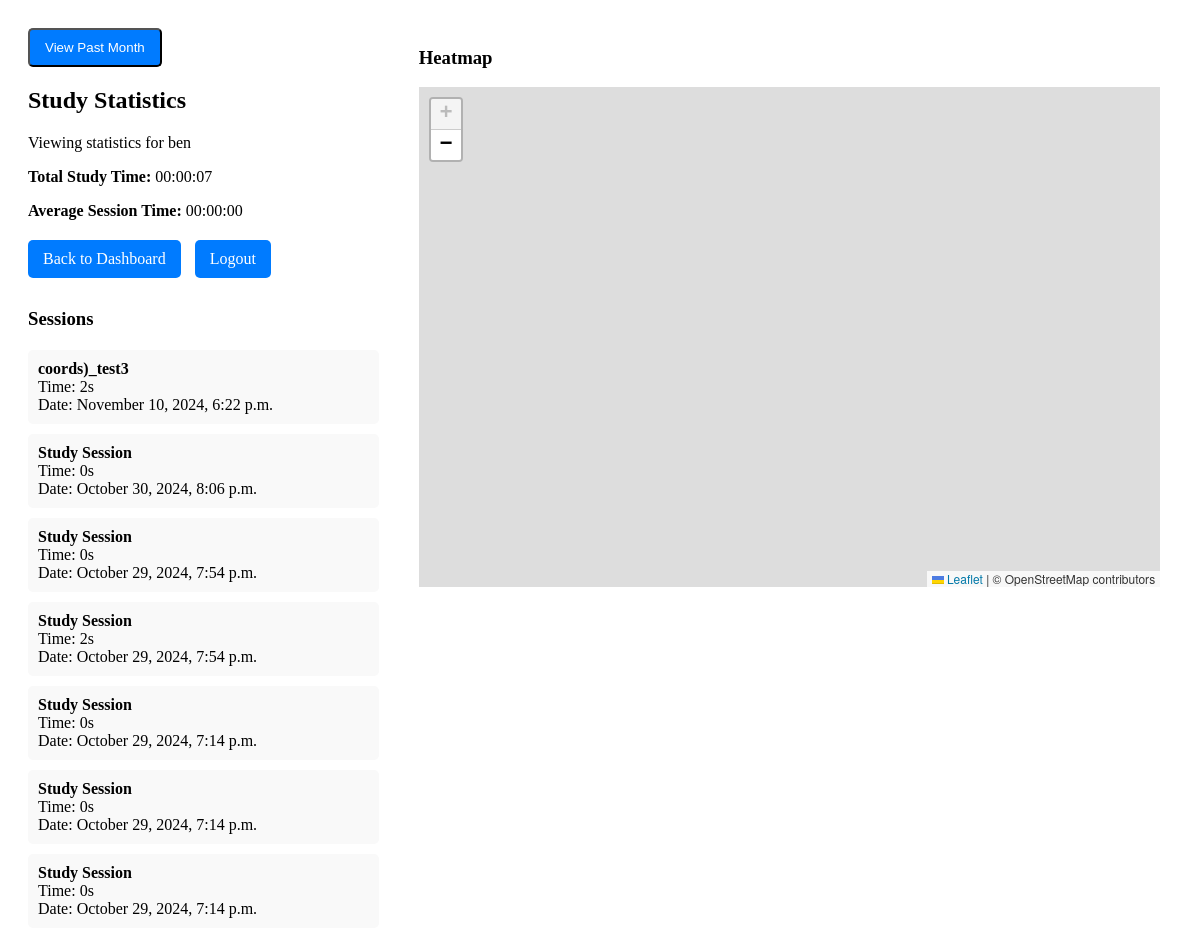
Page /study-statistics/ (signed in, upper part) on the earlier database version.
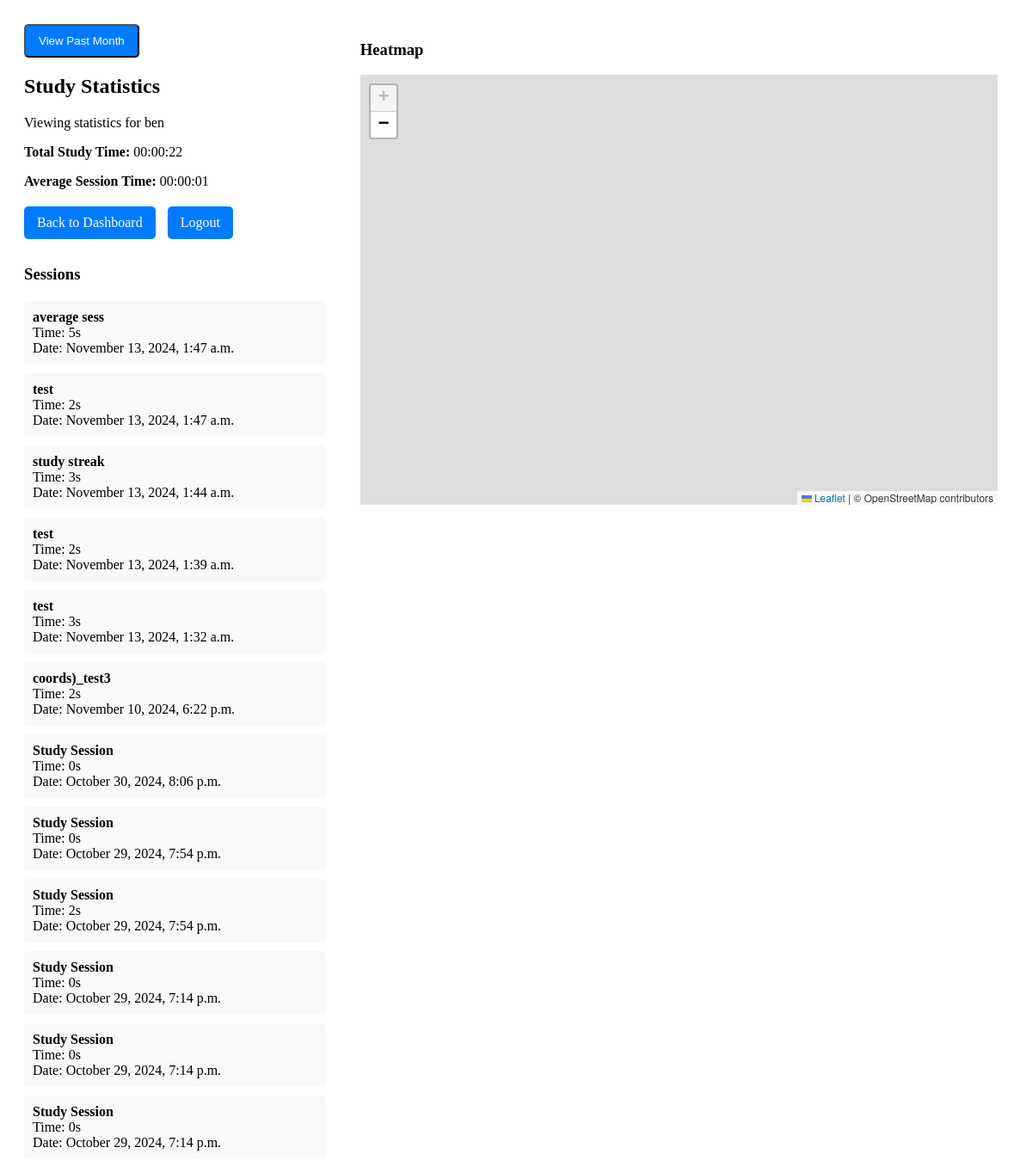
Same page on the later database version.
### studyapp/models.py (models this page shows, shortened)
class Stopwatch(models.Model):
    user = models.ForeignKey(User, on_delete=models.CASCADE)
    time_spent = models.IntegerField(default=0)
    time_start = models.DateTimeField(default = timezone.now)
    title = models.CharField(max_length=40)
    latitude = models.DecimalField(default = 0, max_digits=19, decimal_places=10, null = True, blank=True)
    longitude = models.DecimalField(default = 0, max_digits=19, decimal_places=10, null = True, blank=True)
    def get_duration(self):
        hours = self.time_spent // 3600
        minutes = (self.time_spent % 3600) // 60
        seconds = self.time_spent % 60
        return {'hours': hours, 'minutes': minutes, 'seconds': seconds}

### studyapp/views.py (the view)
# urls.py: path('study-statistics/', study_statistics, name='study_statistics'),
@login_required
def study_statistics(request):
    timeframe = request.GET.get('timeframe', 'all')
    start_date = timezone.now() - timedelta(days=30)
    if timeframe == 'month':
        study_sessions = Stopwatch.objects.filter(
            user=request.user,
            time_start__gte=start_date
        ).order_by('-time_start')
    else:
        study_sessions = Stopwatch.objects.filter(user=request.user).order_by('-time_start')
    total_time = sum(session.time_spent for session in study_sessions)
    if study_sessions.exists():
        average_time = total_time / study_sessions.count()
    else:
        average_time = 0
    all_sessions = Stopwatch.objects.filter(user=request.user)
    all_time_heatmap_data = []
    for session in all_sessions:
        if session.latitude and session.longitude:
            intensity = session.time_spent
            all_time_heatmap_data.append([float(session.latitude), float(session.longitude), intensity])
    monthly_sessions = Stopwatch.objects.filter(
        user=request.user,
        time_start__gte=start_date
    )
    monthly_heatmap_data = []
    for session in monthly_sessions:
        if session.latitude and session.longitude:
            intensity = session.time_spent
            monthly_heatmap_data.append([float(session.latitude), float(session.longitude), intensity])
    all_time_heatmap_data_json = json.dumps(all_time_heatmap_data)
    monthly_heatmap_data_json = json.dumps(monthly_heatmap_data)
    context = {
        'study_sessions': study_sessions,
        'total_time': int(total_time),
        'average_time': int(average_time),
        'all_time_heatmap_data': all_time_heatmap_data_json,
        'monthly_heatmap_data': monthly_heatmap_data_json,
        'timeframe': timeframe,
    }
    return render(request, 'study_statistics.html', context)

### studyapp/templatetags/duration_filters.py (called while the page is built)
@register.filter
def duration_format(value):
    try:
        total_seconds = int(value)
    except (ValueError, TypeError):
        return value  # Return the original value if conversion fails
    days, remainder = divmod(total_seconds, 86400)  # 86400 seconds in a day
    hours, remainder = divmod(remainder, 3600)      # 3600 seconds in an hour
    minutes, seconds = divmod(remainder, 60)
    if days > 0:
        return f"{days}d {hours:02}:{minutes:02}:{seconds:02}"
    else:
        return f"{hours:02}:{minutes:02}:{seconds:02}"

### studyapp/templates/study_statistics.html (shortened to what this page needs)
{% load static %}
{% load sass_tags %}
{% load duration_filters %}
<html>
<head>
    <link rel="stylesheet" href="{% sass_src 'scss/styles.scss' %}"/>
    <link rel="stylesheet" href="https://unpkg.com/leaflet@1.9.4/dist/leaflet.css"
/>
</head>
<body>
    <div class="statistics-container">
        <div class="statistics-left">
            <div class="timeframe-toggle">
                <button id="toggle-button" class="nb-button blue">
                    {% if timeframe == 'month' %}
                        View All Time
                    {% else %}
                        View Past Month
                    {% endif %}
                </button>
            </div>
            <h2>Study Statistics</h2>
            <p>Viewing statistics for {{ request.user.username }}</p>
            <p><strong>Total Study Time:</strong> {{ total_time|duration_format }}</p>
            <p><strong>Average Session Time:</strong> {{ average_time|duration_format }}</p>
            <div class="dashboard-buttons">
                <a href="{% url 'dashboard' %}" class="nb-button blue">Back to Dashboard</a>
                <a href="{% url 'logout' %}" class="nb-button blue">Logout</a>
            </div>
            <h3 style="margin-top: 30px;">Sessions</h3>
            <div class="study-sessions-container">
                {% for session in study_sessions %}
                <div class="study-session">
                    <strong>{{ session.title }}</strong><br>
                    Time:
                    {{ session.get_duration.seconds }}s
                    <br>
                    Date: {{ session.time_start|date:"F j, Y, g:i a" }}
                    <br>
                </div>
                {% empty %}
                <p>No study sessions found.</p>
                {% endfor %}
            </div>
        </div>
        <div class="statistics-heatmap">
            <h3>Heatmap</h3>
            <div id="heatmap"></div>
        </div>
    </div>
</body>
</html>

### studyapp/templates/study_statistics.html (style rules this page uses)
#heatmap { height: 500px; width: 100%; }
.statistics-container { display: flex; flex-wrap: wrap; }
.statistics-left { flex: 1; min-width: 300px; padding: 20px; box-sizing: border-box; flex-basis: 33%; max-width: 33%; }
.statistics-heatmap { flex: 2; min-width: 300px; padding: 20px; box-sizing: border-box; flex-basis: 66%; max-width: 66%; }
.study-sessions-container { margin-top: 20px; }
.study-session { background-color: #f9f9f9; padding: 10px; margin-bottom: 10px; border-radius: 5px; }
.dashboard-buttons { margin-top: 20px; }
.nb-button { display: inline-block; margin-right: 10px; padding: 10px 15px; background-color: #007bff; color: #fff; text-decoration: none; border-radius: 5px; }

Differences in the rows shown:
added Stopwatch: title "average sess", get_duration.seconds "5", time_start "November 13, 2024, 1:47 a.m."
added Stopwatch: title "test", get_duration.seconds "2", time_start "November 13, 2024, 1:47 a.m."
added Stopwatch: title "study streak", get_duration.seconds "3", time_start "November 13, 2024, 1:44 a.m."
added Stopwatch: title "test", get_duration.seconds "2", time_start "November 13, 2024, 1:39 a.m."
added Stopwatch: title "test", get_duration.seconds "3", time_start "November 13, 2024, 1:32 a.m."
Other differences:
{{ total_time|duration_format }}: "00:00:07" → "00:00:22"
{{ average_time|duration_format }}: "00:00:00" → "00:00:01"
